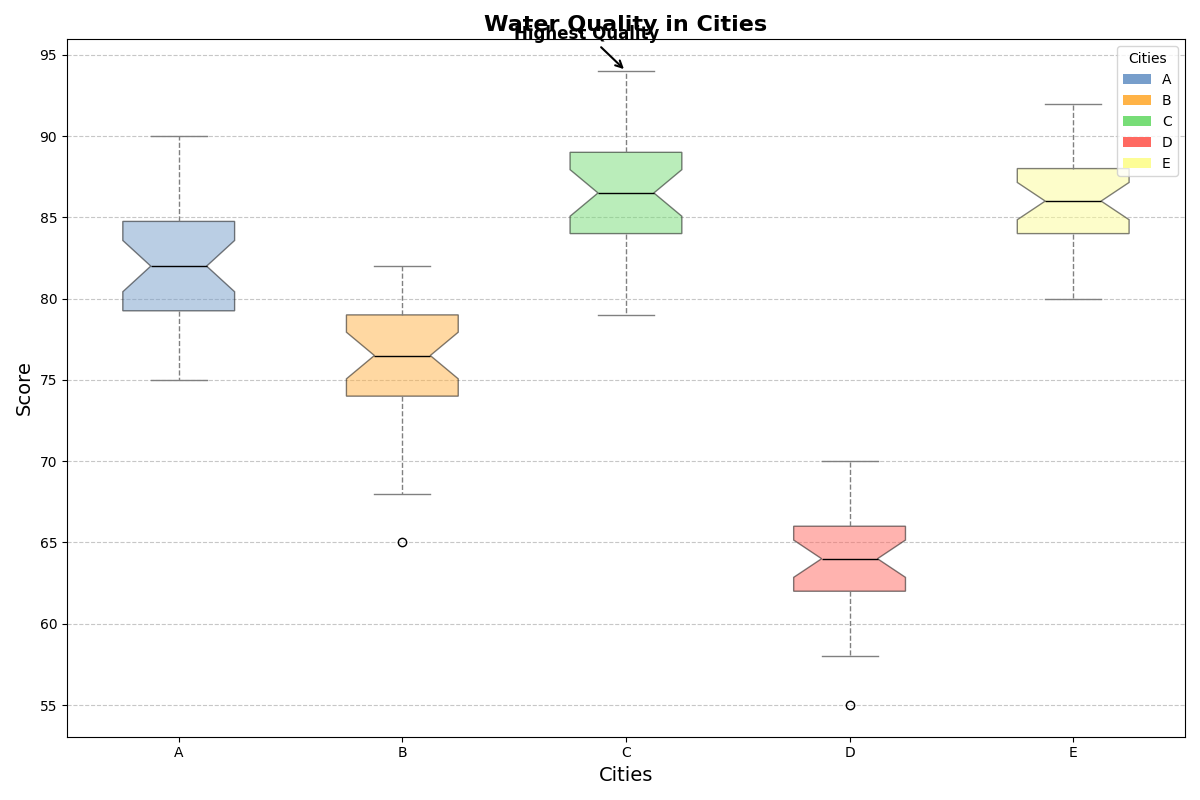

Reproduce this figure in Python.
import matplotlib.pyplot as plt
from matplotlib.patches import Patch 

# Data for water quality scores
water_quality_data = {
    'A': [75, 80, 85, 77, 82, 79, 81, 83, 85, 84, 81, 78, 80, 79, 83, 86, 88, 89, 90, 76, 78, 79, 81, 83, 84, 80, 82, 83, 85, 87],
    'B': [65, 68, 70, 72, 74, 69, 71, 75, 77, 79, 80, 81, 75, 74, 73, 78, 76, 77, 80, 82, 81, 79, 78, 76, 75, 74, 77, 78, 79, 80],
    'C': [90, 92, 93, 94, 89, 87, 88, 86, 85, 84, 83, 90, 89, 88, 87, 86, 85, 84, 83, 90, 89, 88, 87, 86, 85, 83, 81, 82, 80, 79],
    'D': [55, 58, 60, 62, 64, 59, 61, 63, 65, 67, 66, 68, 63, 62, 61, 64, 63, 65, 66, 68, 67, 69, 70, 65, 61, 62, 63, 64, 65, 66],
    'E': [82, 84, 85, 86, 89, 87, 88, 86, 85, 87, 90, 92, 89, 88, 86, 84, 83, 85, 87, 89, 90, 88, 87, 86, 85, 84, 83, 82, 80, 81]
}

city_names = list(water_quality_data.keys())
quality_values = list(water_quality_data.values())

fig, ax = plt.subplots(figsize=(12, 8))
boxplot = ax.boxplot(quality_values, vert=True, patch_artist=True, notch=True, labels=city_names)

# Shuffled colors compared to original order
colors = ['#779ecb', '#ffb347', '#77dd77', '#ff6961', '#fdfd96']
for patch, color in zip(boxplot['boxes'], colors):
    patch.set_facecolor(color)
    patch.set_alpha(0.5)

plt.setp(boxplot['whiskers'], color='gray', linestyle='--')
plt.setp(boxplot['caps'], color='gray')
plt.setp(boxplot['medians'], color='black')

ax.set_title("Water Quality in Cities", fontsize=16, fontweight='bold')
ax.set_ylabel("Score", fontsize=14)
ax.set_xlabel("Cities", fontsize=14)

ax.yaxis.grid(True, linestyle='--', alpha=0.7)

ax.annotate('Highest Quality', xy=(3, 94), xytext=(2.5, 96),
            arrowprops=dict(facecolor='black', arrowstyle='->', lw=1.5),
            fontsize=12, fontweight='bold', color='black')

legend_elements = [Patch(facecolor=color, label=city) for color, city in zip(colors, city_names)]
ax.legend(handles=legend_elements, title='Cities', loc='upper right')

plt.tight_layout()
plt.show()
